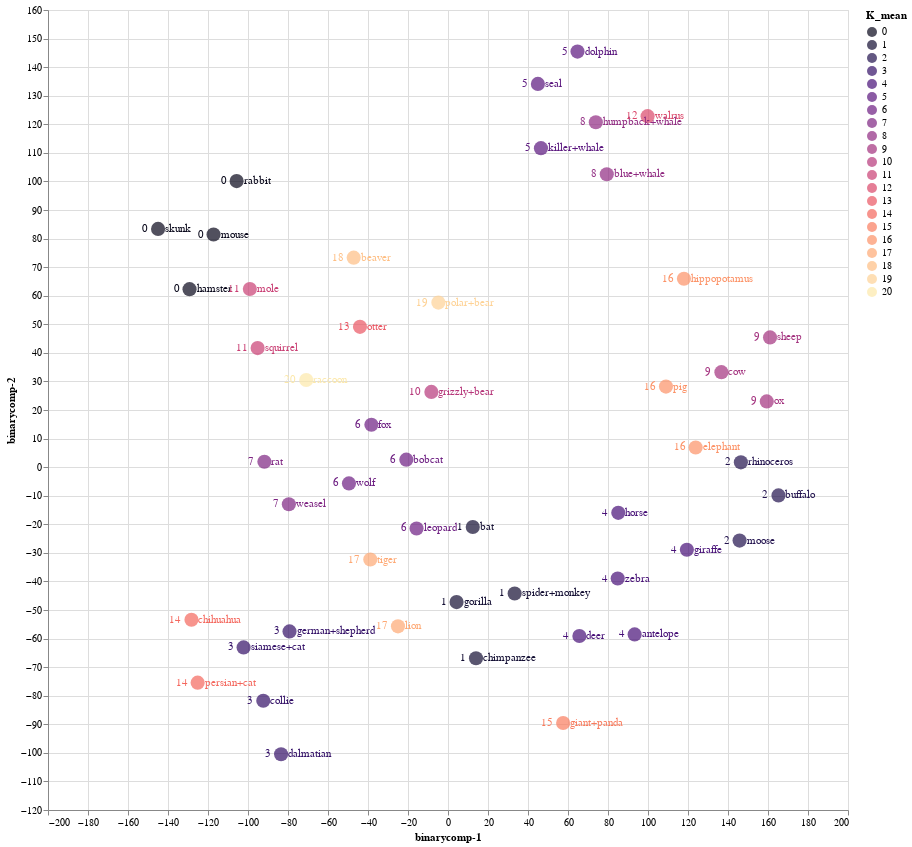

The notebook cell saved with this chart:
### Code cell
source = tsne_binary_df1

points = alt.Chart(source).mark_circle(size=200).encode(
    x='binarycomp-1:Q',
    y='binarycomp-2:Q',
    color=alt.Color('K_mean:N', scale=alt.Scale(scheme='Magma'))
    ).properties(
    width=800,
    height=800
)

text1 = points.mark_text(
    align='left',
    baseline='middle',
    dx=7
).encode(
    text='index:N'
)

text2 = points.mark_text(
    align='right',
    baseline='middle',
    dx=-10
).encode(
    text='K_mean:N'
)

points.interactive() + text1 + text2

### Figure 1 — Vega-Lite specification as saved in the notebook (floating-point values rounded to 4 significant figures)
{"config": {"view": {"continuousWidth": 400, "continuousHeight": 300}}, "layer": [{"mark": {"type": "circle", "size": 200}, "encoding": {"color": {"field": "K_mean", "scale": {"scheme": "Magma"}, "type": "nominal"}, "x": {"field": "binarycomp-1", "type": "quantitative"}, "y": {"field": "binarycomp-2", "type": "quantitative"}}, "height": 800, "selection": {"selector003": {"type": "interval", "bind": "scales", "encodings": ["x", "y"]}}, "width": 800}, {"mark": {"type": "text", "align": "left", "baseline": "middle", "dx": 7}, "encoding": {"color": {"field": "K_mean", "scale": {"scheme": "Magma"}, "type": "nominal"}, "text": {"field": "index", "type": "nominal"}, "x": {"field": "binarycomp-1", "type": "quantitative"}, "y": {"field": "binarycomp-2", "type": "quantitative"}}, "height": 800, "width": 800}, {"mark": {"type": "text", "align": "right", "baseline": "middle", "dx": -10}, "encoding": {"color": {"field": "K_mean", "scale": {"scheme": "Magma"}, "type": "nominal"}, "text": {"field": "K_mean", "type": "nominal"}, "x": {"field": "binarycomp-1", "type": "quantitative"}, "y": {"field": "binarycomp-2", "type": "quantitative"}}, "height": 800, "width": 800}], "data": {"name": "data-53a9aa81e2060eb593d2bec0095bcd73"}, "$schema": "https://vega.github.io/schema/vega-lite/v4.17.0.json", "datasets": {"data-53a9aa81e2060eb593d2bec0095bcd73": [{"binarycomp-1": 93.32, "binarycomp-2": -58.54, "index": "antelope", "order": "ARTIODACTYLA", "family": "BOVIDAE", "K_mean": 4}, {"binarycomp-1": -8.319, "binarycomp-2": 26.33, "index": "grizzly+bear", "order": "CARNIVORA", "family": "URSIDAE", "K_mean": 10}, {"binarycomp-1": 46.48, "binarycomp-2": 111.7, "index": "killer+whale", "order": "ARTIODACTYLA", "family": "DELPHINIDAE", "K_mean": 5}, {"binarycomp-1": -47.15, "binarycomp-2": 73.32, "index": "beaver", "order": "RODENTIA", "family": "APLODONTIIDAE", "K_mean": 18}, {"binarycomp-1": -83.45, "binarycomp-2": -100.5, "index": "dalmatian", "order": "CARNIVORA", "family": "CANIDAE", "K_mean": 3}, {"binarycomp-1": -125.2, "binarycomp-2": -75.42, "index": "persian+cat", "order": "CARNIVORA", "family": "FELIDAE", "K_mean": 14}, {"binarycomp-1": 85.14, "binarycomp-2": -16.0, "index": "horse", "order": "PERISSODACTYLA", "family": "EQUIDAE", "K_mean": 4}, {"binarycomp-1": -79.24, "binarycomp-2": -57.5, "index": "german+shepherd", "order": "CARNIVORA", "family": "CANIDAE", "K_mean": 3}, {"binarycomp-1": 79.4, "binarycomp-2": 102.5, "index": "blue+whale", "order": "ARTIODACTYLA", "family": "BALAENOPTERIDAE", "K_mean": 8}, {"binarycomp-1": -102.2, "binarycomp-2": -63.1, "index": "siamese+cat", "order": "CARNIVORA", "family": "FELIDAE", "K_mean": 3}, {"binarycomp-1": -145.0, "binarycomp-2": 83.38, "index": "skunk", "order": "CARNIVORA", "family": "MEPHITIDAE", "K_mean": 0}, {"binarycomp-1": -99.07, "binarycomp-2": 62.35, "index": "mole", "order": "EULIPOTYPHLA", "family": "TALPIDAE", "K_mean": 11}, {"binarycomp-1": -38.85, "binarycomp-2": -32.33, "index": "tiger", "order": "CARNIVORA", "family": "FELIDAE", "K_mean": 17}, {"binarycomp-1": 118.0, "binarycomp-2": 65.96, "index": "hippopotamus", "order": "ARTIODACTYLA", "family": "HIPPOPOTAMIDAE", "K_mean": 16}, {"binarycomp-1": -15.72, "binarycomp-2": -21.47, "index": "leopard", "order": "CARNIVORA", "family": "FELIDAE", "K_mean": 6}, {"binarycomp-1": 145.8, "binarycomp-2": -25.72, "index": "moose", "order": "ARTIODACTYLA", "family": "CERVIDAE", "K_mean": 2}, {"binarycomp-1": 33.33, "binarycomp-2": -44.21, "index": "spider+monkey", "order": "PRIMATES", "family": "ATELIDAE", "K_mean": 1}, {"binarycomp-1": 73.91, "binarycomp-2": 120.7, "index": "humpback+whale", "order": "ARTIODACTYLA", "family": "BALAENOPTERIDAE", "K_mean": 8}, {"binarycomp-1": 123.8, "binarycomp-2": 6.89, "index": "elephant", "order": "PROBOSCIDEA", "family": "ELEPHANTIDAE", "K_mean": 16}, {"binarycomp-1": 4.286, "binarycomp-2": -47.23, "index": "gorilla", "order": "PRIMATES", "family": "HOMINIDAE", "K_mean": 1}, {"binarycomp-1": 159.4, "binarycomp-2": 23.0, "index": "ox", "order": "ARTIODACTYLA", "family": "BOVIDAE", "K_mean": 9}, {"binarycomp-1": -38.3, "binarycomp-2": 14.82, "index": "fox", "order": "CARNIVORA", "family": "CANIDAE", "K_mean": 6}, {"binarycomp-1": 161.0, "binarycomp-2": 45.41, "index": "sheep", "order": "ARTIODACTYLA", "family": "BOVIDAE", "K_mean": 9}, {"binarycomp-1": 44.95, "binarycomp-2": 134.1, "index": "seal", "order": "CARNIVORA", "family": "PHOCIDAE", "K_mean": 5}, {"binarycomp-1": 14.0, "binarycomp-2": -66.9, "index": "chimpanzee", "order": "PRIMATES", "family": "HOMINIDAE", "K_mean": 1}, {"binarycomp-1": -129.2, "binarycomp-2": 62.3, "index": "hamster", "order": "RODENTIA", "family": "CRICETIDAE", "K_mean": 0}, {"binarycomp-1": -95.19, "binarycomp-2": 41.67, "index": "squirrel", "order": "RODENTIA", "family": "SCIURIDAE", "K_mean": 11}, {"binarycomp-1": 146.4, "binarycomp-2": 1.691, "index": "rhinoceros", "order": "PERISSODACTYLA", "family": "RHINOCEROTIDAE", "K_mean": 2}, {"binarycomp-1": -105.7, "binarycomp-2": 100.1, "index": "rabbit", "order": "LAGOMORPHA", "family": "LEPORIDAE", "K_mean": 0}, {"binarycomp-1": 12.39, "binarycomp-2": -20.94, "index": "bat", "order": "CHIROPTERA", "family": "PHYLLOSTOMIDAE", "K_mean": 1}, {"binarycomp-1": 119.4, "binarycomp-2": -28.92, "index": "giraffe", "order": "ARTIODACTYLA", "family": "GIRAFFIDAE", "K_mean": 4}, {"binarycomp-1": -49.53, "binarycomp-2": -5.687, "index": "wolf", "order": "CARNIVORA", "family": "CANIDAE", "K_mean": 6}, {"binarycomp-1": -128.3, "binarycomp-2": -53.41, "index": "chihuahua", "order": "CARNIVORA", "family": "CANIDAE", "K_mean": 14}, {"binarycomp-1": -91.8, "binarycomp-2": 1.891, "index": "rat", "order": "RODENTIA", "family": "CRICETIDAE", "K_mean": 7}, {"binarycomp-1": -79.57, "binarycomp-2": -13.0, "index": "weasel", "order": "CARNIVORA", "family": "MUSTELIDAE", "K_mean": 7}, {"binarycomp-1": -44.01, "binarycomp-2": 49.09, "index": "otter", "order": "CARNIVORA", "family": "MUSTELIDAE", "K_mean": 13}, {"binarycomp-1": 165.2, "binarycomp-2": -9.897, "index": "buffalo", "order": "ARTIODACTYLA", "family": "BOVIDAE", "K_mean": 2}, {"binarycomp-1": 84.86, "binarycomp-2": -38.98, "index": "zebra", "order": "PERISSODACTYLA", "family": "EQUIDAE", "K_mean": 4}, {"binarycomp-1": 57.57, "binarycomp-2": -89.56, "index": "giant+panda", "order": "CARNIVORA", "family": "URSIDAE", "K_mean": 15}, {"binarycomp-1": 65.69, "binarycomp-2": -59.11, "index": "deer", "order": "ARTIODACTYLA", "family": "CERVIDAE", "K_mean": 4}, {"binarycomp-1": -20.84, "binarycomp-2": 2.622, "index": "bobcat", "order": "CARNIVORA", "family": "FELIDAE", "K_mean": 6}, {"binarycomp-1": 109.0, "binarycomp-2": 28.19, "index": "pig", "order": "ARTIODACTYLA", "family": "SUIDAE", "K_mean": 16}, {"binarycomp-1": -25.01, "binarycomp-2": -55.72, "index": "lion", "order": "CARNIVORA", "family": "FELIDAE", "K_mean": 17}, {"binarycomp-1": -117.2, "binarycomp-2": 81.42, "index": "mouse", "order": "RODENTIA", "family": "CRICETIDAE", "K_mean": 0}, {"binarycomp-1": -4.812, "binarycomp-2": 57.6, "index": "polar+bear", "order": "CARNIVORA", "family": "URSIDAE", "K_mean": 19}, {"binarycomp-1": -92.36, "binarycomp-2": -81.77, "index": "collie", "order": "CARNIVORA", "family": "CANIDAE", "K_mean": 3}, {"binarycomp-1": 99.8, "binarycomp-2": 122.8, "index": "walrus", "order": "CARNIVORA", "family": "ODOBENIDAE", "K_mean": 12}, {"binarycomp-1": -70.88, "binarycomp-2": 30.49, "index": "raccoon", "order": "CARNIVORA", "family": "PROCYONIDAE", "K_mean": 20}, {"binarycomp-1": 136.7, "binarycomp-2": 33.26, "index": "cow", "order": "ARTIODACTYLA", "family": "BOVIDAE", "K_mean": 9}, {"binarycomp-1": 64.75, "binarycomp-2": 145.4, "index": "dolphin", "order": "ARTIODACTYLA", "family": "DELPHINIDAE", "K_mean": 5}]}}
